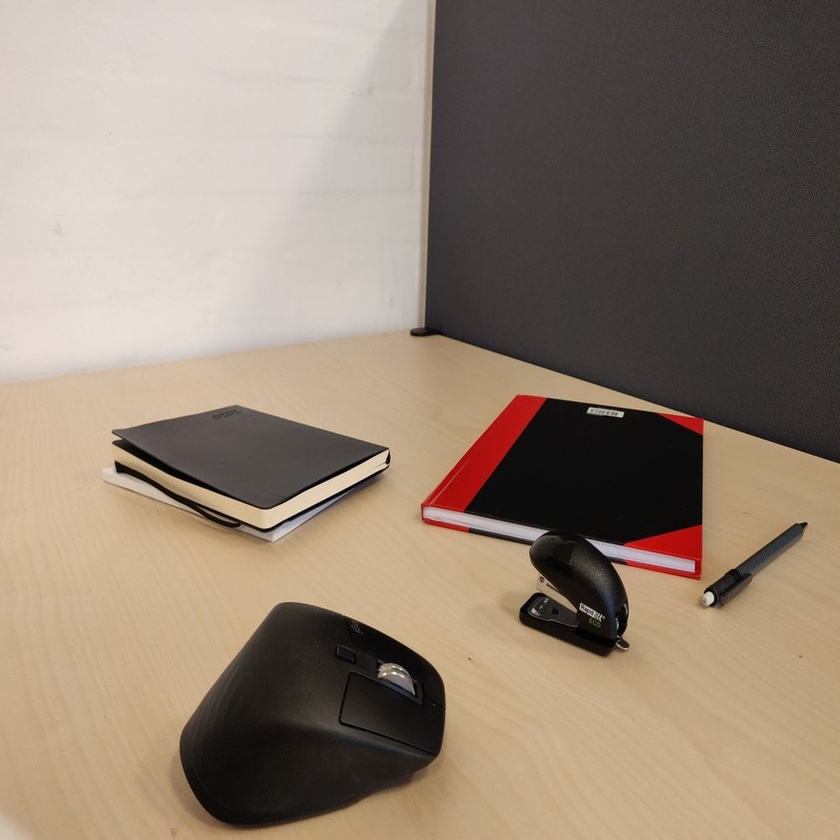
#> input picture Week/Week2/OF1.jpg, 840 x 840 px, shrunk from 1000 x 1000 before the run
$ jupyter execute 'Exercise 4 - Optical Flow.ipynb'
#> lines starting #> are read from the running program, lines starting #| are printed output that depends on the picture; after the words box and inside, x2 and y2 are one past the last pixel; in counts of white or black regions, pixels touching at a corner belong together; long printed decimals are rounded
# Optical Flow
## Sparse Optical Flow

As always start by importing the relevant packages.

[cell 1]
import cv2
import numpy as np
from matplotlib import pyplot as plt

Load the images `OF1.jpg` and `OF2.jpg` and change them to grayscale.

[cell 2]
img1 = cv2.imread('OF1.jpg')
#> img1 is the input picture: shape (840, 840, 3); mean B, G, R 114.7, 130.1, 146.2
img2 = cv2.imread('OF2.jpg')
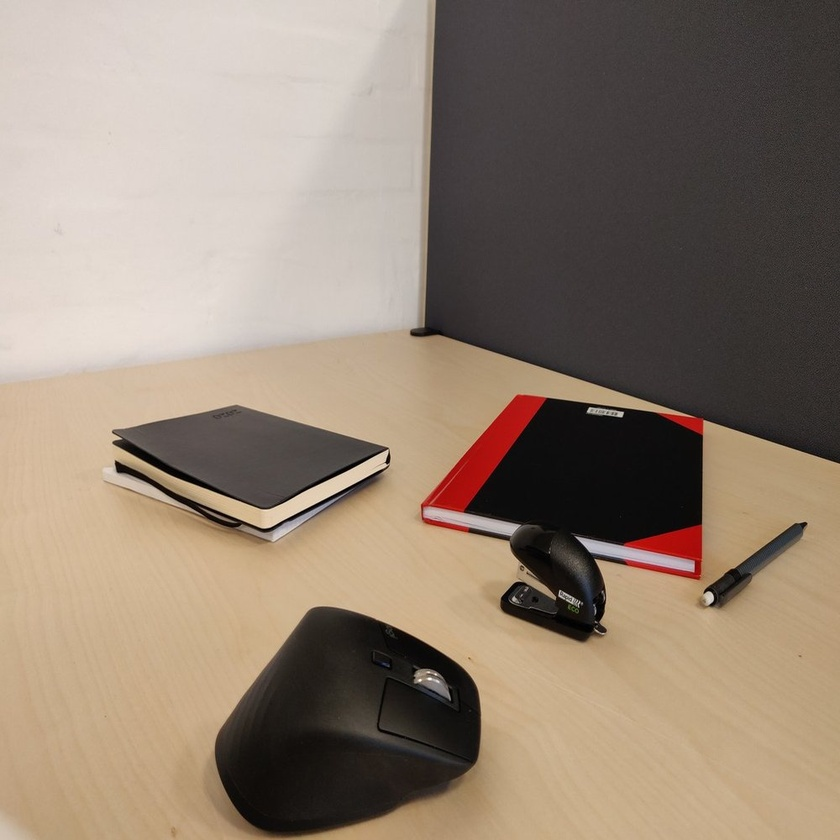
#> input picture Week/Week2/OF2.jpg, 840 x 840 px, shrunk from 1000 x 1000 before the run
#> img2 is the input picture: shape (840, 840, 3); mean B, G, R 114.9, 130.4, 146.4

b,g,r = cv2.split(img1) # Changing the order from bgr to rgb so that matplotlib can show it
img1 = cv2.merge([r,g,b])
b,g,r = cv2.split(img2) # Changing the order from bgr to rgb so that matplotlib can show it
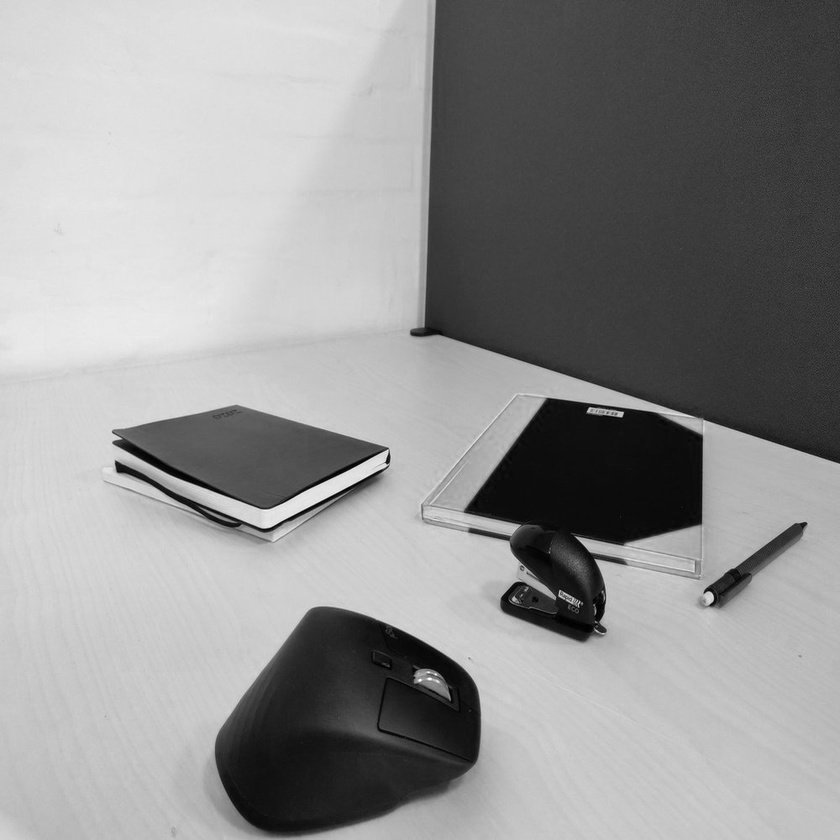
#> r: shape (840, 840); min 0, max 255, mean 146.4
img2 = cv2.merge([r,g,b])

gray1 = cv2.cvtColor(img1, cv2.COLOR_RGB2GRAY)
gray2 = cv2.cvtColor(img2, cv2.COLOR_RGB2GRAY)

plt.figure(figsize = (18,18))
plt.subplot(1,2,1)
plt.imshow(gray1, cmap = 'gray')
plt.subplot(1,2,2)
plt.imshow(gray2, cmap = 'gray')

They look pretty much the same. We can now use optical flow to find out how the objects in the picutures have moved. We do this by first using [`cv2.goodFeaturesToTrack`](https://docs.opencv.org/4.7.0/dd/d1a/group__imgproc__feature.html#ga1d6bb77486c8f92d79c8793ad995d541) to find features in the first image. You can play around with the parameters to see the difference.

[cell 3]
feat1 = cv2.goodFeaturesToTrack(gray1, maxCorners=100, qualityLevel=0.3, minDistance=7)
#> feat1 = 23 rows, first 8: [386, 462], [623, 412], [581, 603], [115, 461], [533, 608], [587, 412], [806, 523], [602, 616]

Next we use the function [`cv2.calcOpticalFlowPyrLK`](https://docs.opencv.org/4.7.0/dc/d6b/group__video__track.html#ga473e4b886d0bcc6b65831eb88ed93323) to track the features in the next image.

[cell 4]
feat2, status, error = cv2.calcOpticalFlowPyrLK(gray1, gray2, feat1, None)
#> feat2 = 23 rows, first 8: [386, 461.9], [622.8, 411.9], [560, 589.9], [115.2, 460.9], [513.8, 596.5], [586.9, 411.9], [805.7, 522.9], [580.4, 602.4]; status = 23 values from 1 to 1; error = 23 values, max 15.52 at index 16, min 2.23 at index 22, mean 5.7

#print(feat2)
print(status)
#> (printed output is left out)
print(error)
#> (printed output is left out)

We now have the location of the features from the first image in the second image. To find the movement, we can draw a line between the keypoints.

[cell 5]
for i in range(len(feat1)):

    # dont draw if error is above 4
    if error[i] < 5:
        print(error[i])
        continue

    print(error[i])

    f10=int(feat1[i][0][0])
    f11=int(feat1[i][0][1])
    f20=int(feat2[i][0][0])
    f21=int(feat2[i][0][1])


    cv2.line(img2, (f10,f11), (f20, f21), (0, 255, 0), 2)
    cv2.circle(img2, (f10, f11), 5, (0, 255, 0), -1)
#> this loop made 23 passes
#> (f10, f11, f20, f21) on passes 3, 5, 8, 9, 13, 17, 18, 19, 20, 21, 22: (581, 603, 559, 589), (533, 608, 513, 596), (602, 616, 580, 602), (612, 563, 594, 559), (575, 611, 554, 598), (547, 531, 522, 525), (384, 674, 419, 679), (593, 615, 571, 601), (541, 576, 521, 564), (392, 673, 427, 678), (400, 669, 435, 674)
#| [3.089]
#| [2.661]
#| [5.911]
#| [2.289]
#| [8.492]
#| [2.377]
#| [2.628]
#| [8.034]
#> (further printed lines are left out)
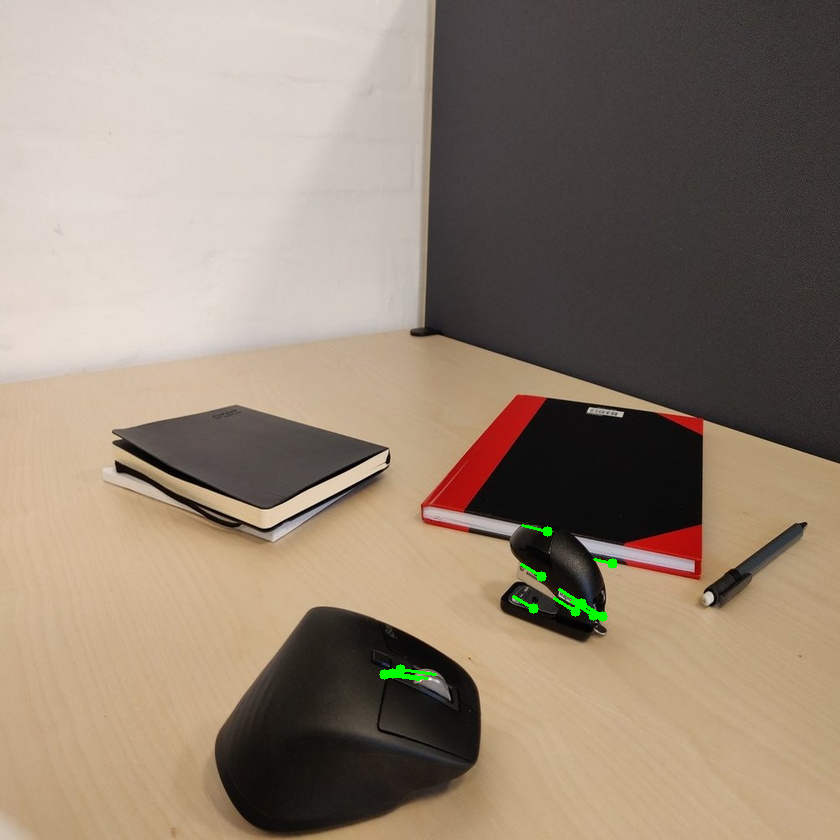
#> img2: shape (840, 840, 3); mean R, G, B 146.3, 130.8, 114.8

plt.figure(figsize=(15,15))
plt.imshow(img2)

## Exercise 4a
Change the code such that only the keypoints that have moved will be showed in the image.

## Dense Optical Flow
The sparse optical flow finds the flow of the detected keypoints. We will now try to use dense optical flow which, finds the flow of all the points in the picture.
For this example we use the same two images, so we don't have to load them again. To find the optical flow, we use the function [`cv2.calcOpticalFlowFarneback`](https://docs.opencv.org/4.7.0/dc/d6b/group__video__track.html#ga5d10ebbd59fe09c5f650289ec0ece5af). Check out the description to see what all the different parameters do, and try to change them to see the difference.

[cell 6]
flow = cv2.calcOpticalFlowFarneback(gray1, gray2, None, 0.5, 3, 15, 3, 5, 1.5, 0)

The function returns an array containing the flow vector for every pixel. This can be changed to a magnitude and an angle using the function [`cv2.cartToPolar`](https://docs.opencv.org/4.7.0/d2/de8/group__core__array.html#gac5f92f48ec32cacf5275969c33ee837d).

# Exercise 4b
Find a way to represent the flow in the image, for example, by drawing vectors the relevant places or by making a new image with colors representing the flow of every pixel. An example of retrieving the magnitude and angle is shown below, which you can use if you like.

[cell 7]
mag, ang = cv2.cartToPolar(flow[:,:,0], flow[:,:,1]) # Retrieving the magnitude and angle of every pixel
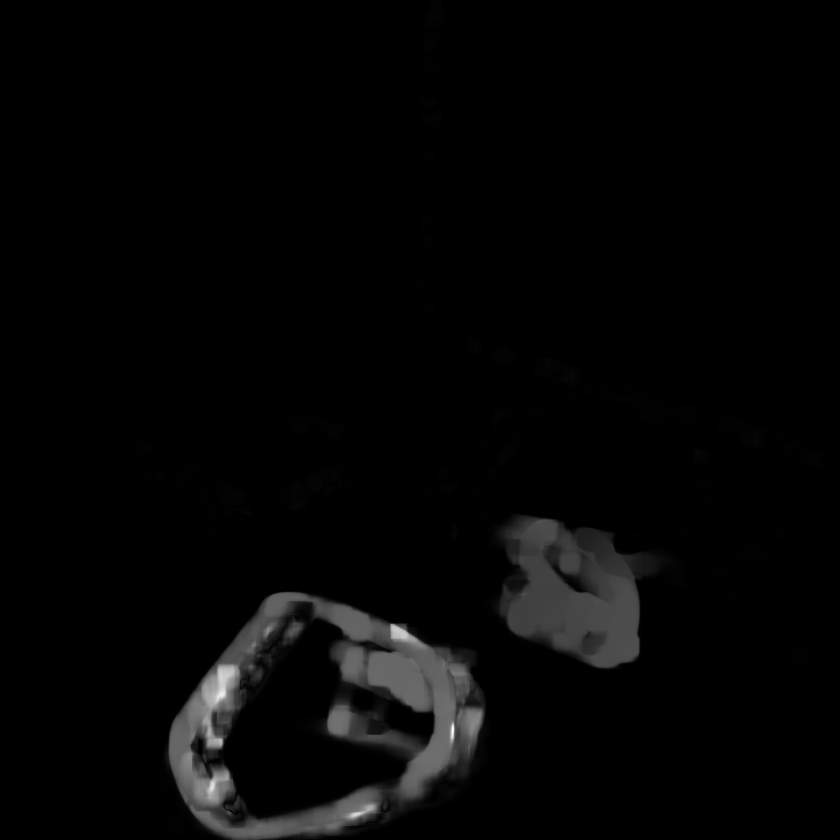
#> mag: shape (840, 840) float32; min 1.25e-07, max 87.98, mean 2; drawn with min black and max white
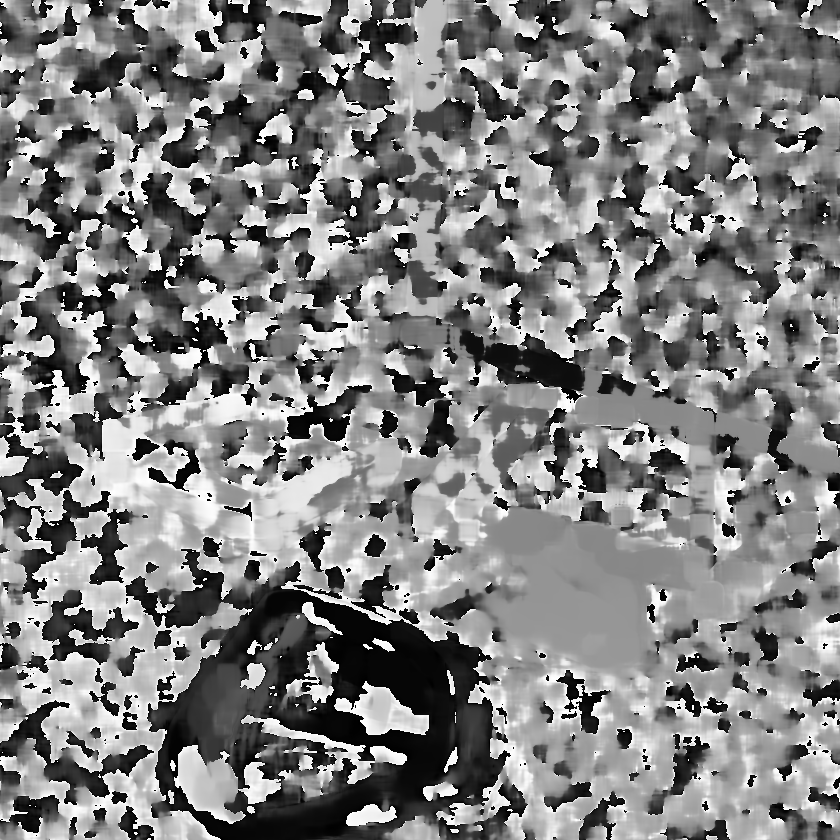
#> ang: shape (840, 840) float32; min 6.3e-06, max 6.28, mean 3.18; drawn with min black and max white

### Fill in some code to represent the flow here ###

# Drawing the flow field as arrows on the image
h, w = gray1.shape[:2]
#> h = 840; w = 840
y, x = np.mgrid[0:h:15, 0:w:15].reshape(2,-1).astype(int)
#> y = 3136 values from 0 to 825
fx, fy = flow[y,x].T
#> fx = 3136 values, max 45.18 at index 3048, min -25.63 at index 1996, mean 0.576; fy = 3136 values, max 69.08 at index 2535, min -58.94 at index 2982, mean 0.147

# Create line endpoints
lines = np.vstack([x, y, x+fx, y+fy]).T.reshape(-1, 2, 2)
lines = np.int32(lines)

# Create image and draw
vis = img2.copy()
for (x1, y1), (x2, y2) in lines:
    cv2.line(vis, (x1, y1), (x2, y2), (0, 255, 0), 1)
    cv2.circle(vis, (x1, y1), 1, (0, 255, 0), -1)
#> this loop made 3136 passes
#> (x1, y1, x2, y2) on passes 1 to 3: (0, 0, 0, 0), (15, 0, 14, 0), (30, 0, 29, 0)
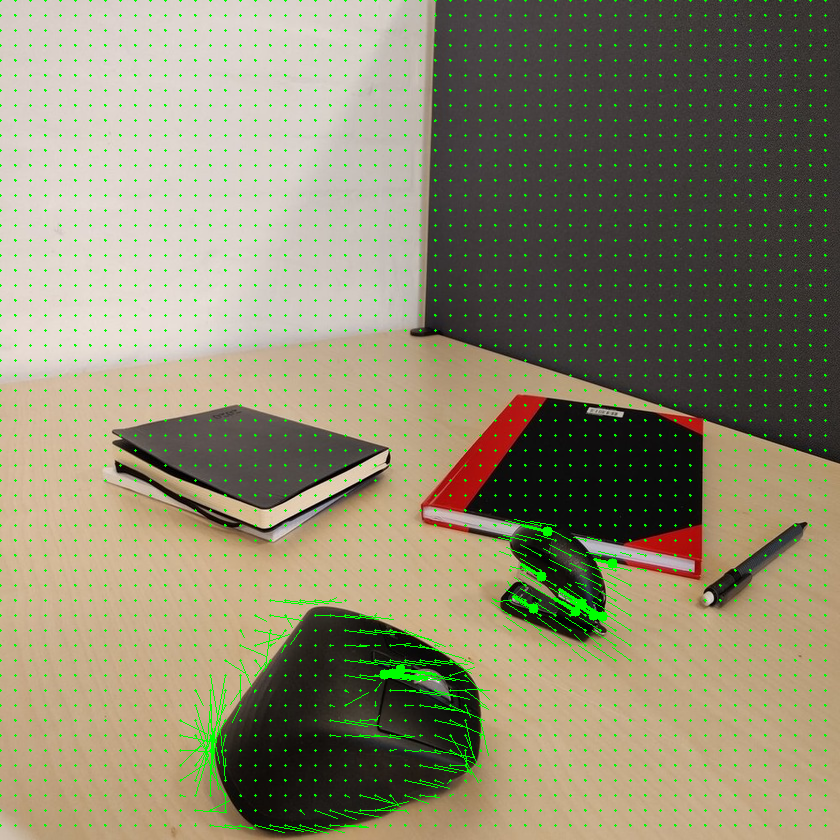
#> vis: shape (840, 840, 3); 3.04% of pixels changed, all inside (x1, y1, x2, y2) = (0, 0, 827, 834)

plt.figure(figsize=(15,15))
plt.imshow(vis)
